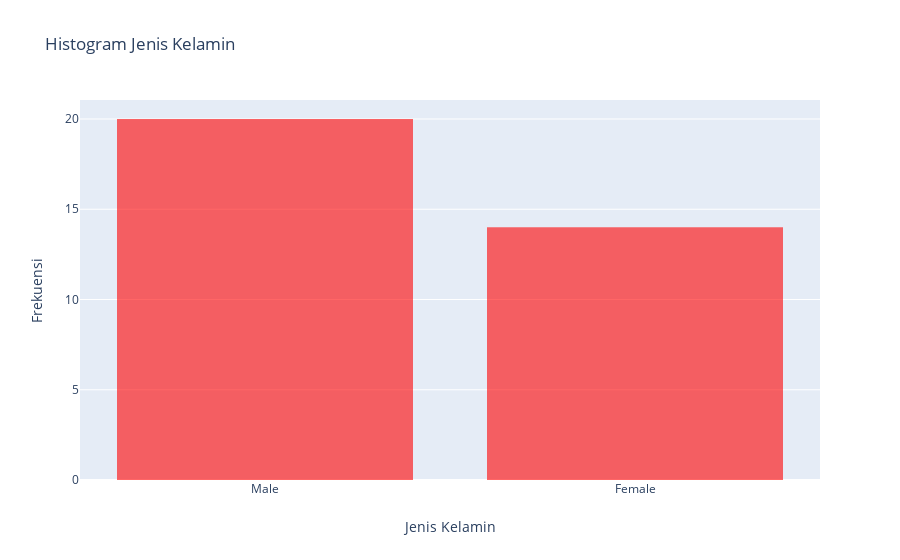

Notebook source saved alongside this figure:
### Code cell
data = [go.Histogram(
    x = df.iloc[:,0],
     marker = dict(color='red', opacity=0.6)
)]

layout = go.Layout(title="Histogram Jenis Kelamin",
                   xaxis=dict(title='Jenis Kelamin'),
                   yaxis=dict(title='Frekuensi'),
#                   margin=dict(l=0), 
#                   width=500, 
#                   height=400
                  )
fig = go.Figure(data=data, layout=layout)
iplot(fig, filename='jenis-kelamin')

### Figure 1 — Plotly figure (JSON) as saved in the notebook; plotly's stock layout.template omitted (floating-point values rounded to 4 significant figures)
{"data": [{"marker": {"color": "red", "opacity": 0.6}, "type": "histogram", "x": ["Male", "Female", "Male", "Male", "Female", "Male", "Female", "Female", "Male", "Male", "Male", "Female", "Male", "Male", "Male", "Female", "Female", "Male", "Male", "Female", "Male", "Female", "Female", "Female", "Female", "Male", "Male", "Male", "Female", "Male", "Male", "Male", "Female", "Male"]}], "layout": {"title": {"text": "Histogram Jenis Kelamin"}, "xaxis": {"title": {"text": "Jenis Kelamin"}}, "yaxis": {"title": {"text": "Frekuensi"}}}}
